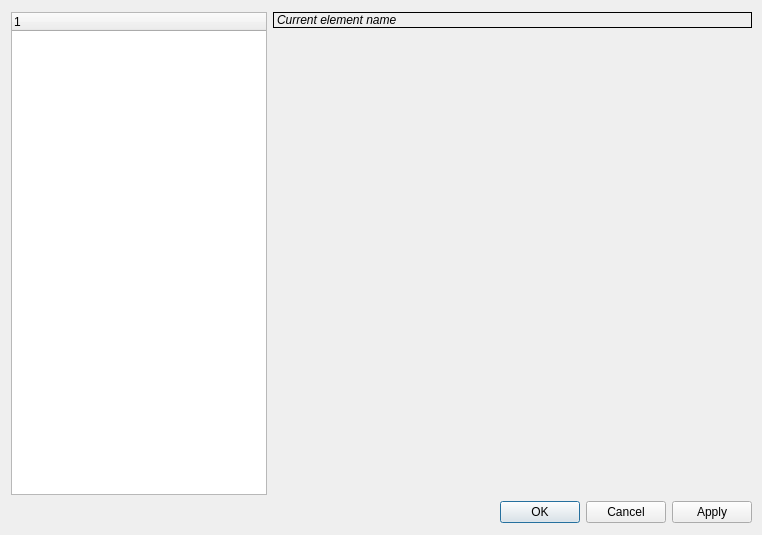
<ui version="4.0" >
 <class>uiPropertiesDialog</class>
 <widget class="QDialog" name="uiPropertiesDialog" >
  <property name="geometry" >
   <rect>
    <x>0</x>
    <y>0</y>
    <width>762</width>
    <height>535</height>
   </rect>
  </property>
  <property name="windowTitle" >
   <string>Properties</string>
  </property>
  <widget class="QWidget" name="layoutWidget" >
   <property name="geometry" >
    <rect>
     <x>11</x>
     <y>12</y>
     <width>741</width>
     <height>511</height>
    </rect>
   </property>
   <layout class="QVBoxLayout" >
    <item>
     <layout class="QHBoxLayout" >
      <item>
       <widget class="QTreeWidget" name="uiDocumentTree" >
        <property name="sizePolicy" >
         <sizepolicy vsizetype="Expanding" hsizetype="Preferred" >
          <horstretch>0</horstretch>
          <verstretch>0</verstretch>
         </sizepolicy>
        </property>
        <property name="dragEnabled" >
         <bool>true</bool>
        </property>
        <column>
         <property name="text" >
          <string/>
         </property>
        </column>
       </widget>
      </item>
      <item>
       <layout class="QVBoxLayout" >
        <item>
         <widget class="QLabel" name="uiElementName" >
          <property name="maximumSize" >
           <size>
            <width>16777215</width>
            <height>25</height>
           </size>
          </property>
          <property name="font" >
           <font>
            <weight>50</weight>
            <italic>true</italic>
            <bold>false</bold>
           </font>
          </property>
          <property name="frameShape" >
           <enum>QFrame::Box</enum>
          </property>
          <property name="frameShadow" >
           <enum>QFrame::Plain</enum>
          </property>
          <property name="text" >
           <string>Current element name</string>
          </property>
         </widget>
        </item>
        <item>
         <widget class="QStackedWidget" name="uiPropertiesWidget" >
          <property name="sizePolicy" >
           <sizepolicy vsizetype="Preferred" hsizetype="Expanding" >
            <horstretch>0</horstretch>
            <verstretch>0</verstretch>
           </sizepolicy>
          </property>
         </widget>
        </item>
       </layout>
      </item>
     </layout>
    </item>
    <item>
     <widget class="QDialogButtonBox" name="uiButtonBox" >
      <property name="orientation" >
       <enum>Qt::Horizontal</enum>
      </property>
      <property name="standardButtons" >
       <set>QDialogButtonBox::Apply|QDialogButtonBox::Cancel|QDialogButtonBox::NoButton|QDialogButtonBox::Ok</set>
      </property>
     </widget>
    </item>
   </layout>
  </widget>
 </widget>
 <resources/>
 <connections>
  <connection>
   <sender>uiButtonBox</sender>
   <signal>accepted()</signal>
   <receiver>uiPropertiesDialog</receiver>
   <slot>accept()</slot>
   <hints>
    <hint type="sourcelabel" >
     <x>248</x>
     <y>254</y>
    </hint>
    <hint type="destinationlabel" >
     <x>157</x>
     <y>274</y>
    </hint>
   </hints>
  </connection>
  <connection>
   <sender>uiButtonBox</sender>
   <signal>rejected()</signal>
   <receiver>uiPropertiesDialog</receiver>
   <slot>reject()</slot>
   <hints>
    <hint type="sourcelabel" >
     <x>316</x>
     <y>260</y>
    </hint>
    <hint type="destinationlabel" >
     <x>286</x>
     <y>274</y>
    </hint>
   </hints>
  </connection>
 </connections>
</ui>
